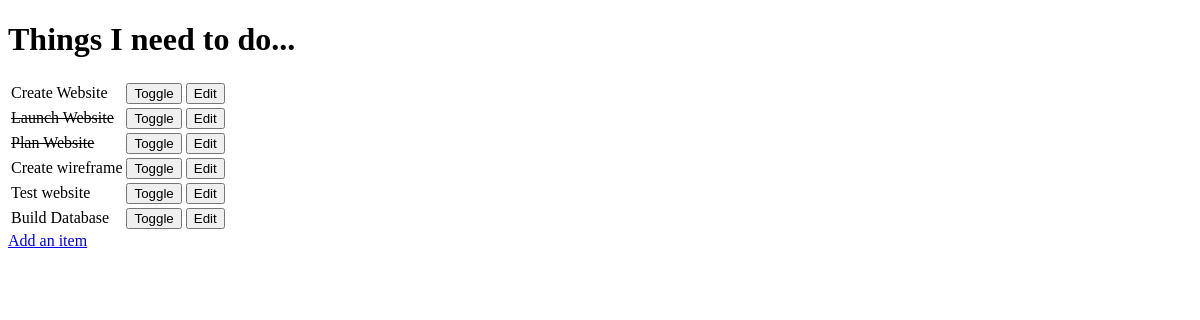
The app's page /, older data.
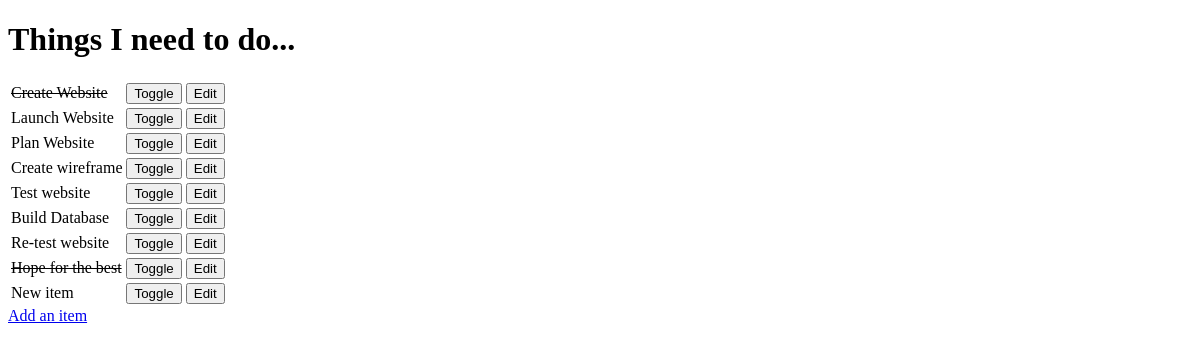
The same page, newer data.
### todo/models.py (models this page shows, shortened)
class Item(models.Model):
    name = models.CharField(max_length=30, blank=False)
    done = models.BooleanField(blank=False, default=False)

### todo/views.py (the view)
# urls.py: url(r'^$', get_todo_list),
def get_todo_list(request):
    results = Item.objects.all()
    return render(request, "todo_list.html", {'items': results})

### todo/templates/todo_list.html (shortened to what this page needs)
<!DOCTYPE html>
<html lang="en">
<head>
</head>
<body>
    <h1>Things I need to do...</h1>
    <table>
        {% for item in items %}
        <tr>
            {% if item.done %}
            <td>
                <strike>{{ item.name }}</strike>
            </td>
            {% else %}
            <td>
                {{ item.name }}
            </td>
            {% endif %}
            <td>
                <form method="POST" action="toggle/{{ item.id }}">
                    <input type="submit" value="Toggle">
                </form>
            </td>
            <td>
                <form method="GET" action="edit/{{ item.id }}">
                    <input type="submit" value="Edit">
                </form>
            </td>
        </tr>
        {% empty %}
        <p>You have nothing to do!</p>
        {% endfor %}
    </table>
    <a href="add">Add an item</a>
</body>
</html>

Row changes from the older to the newer data that the page shows:
changed Item "Create Website": done False → True (drawn)
changed Item "Launch Website": done True → False (drawn)
changed Item "Plan Website": done True → False (drawn)
added Item: name "Re-test website"
added Item: name "Hope for the best"
added Item: name "New item"
